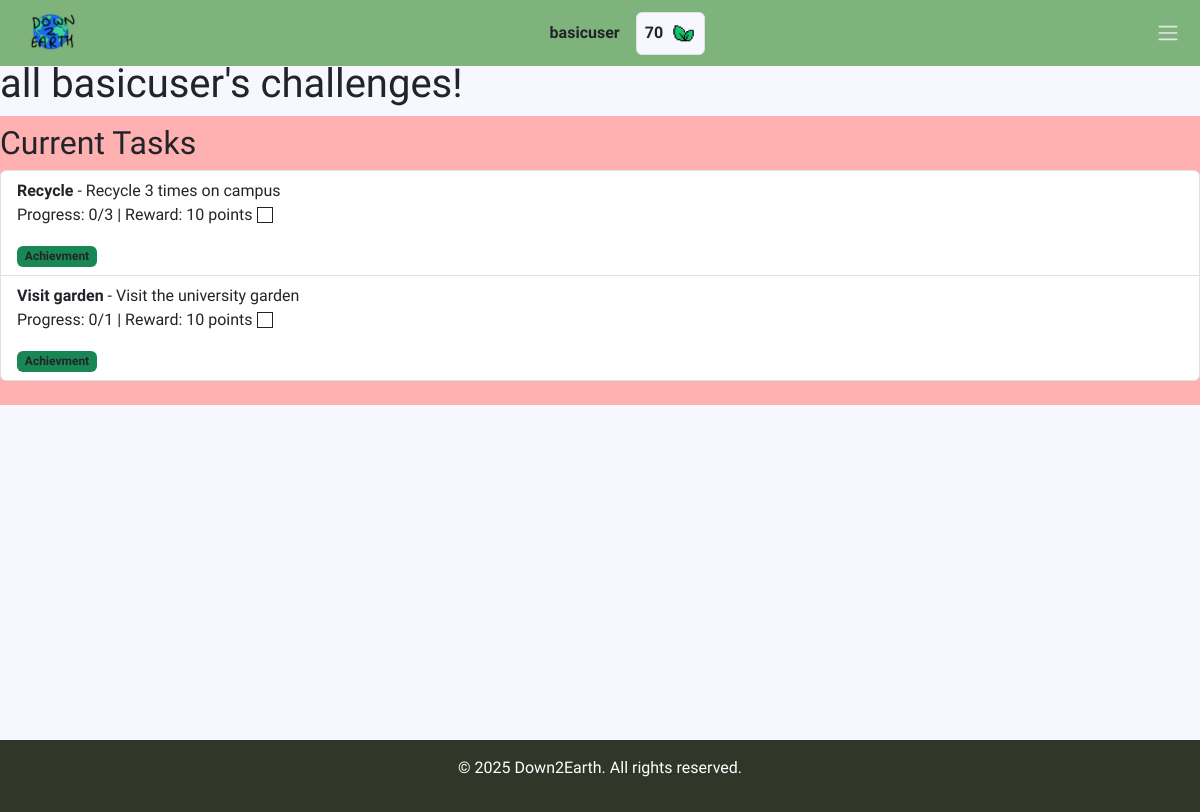
The app's page /allchallenges (signed in), older data.
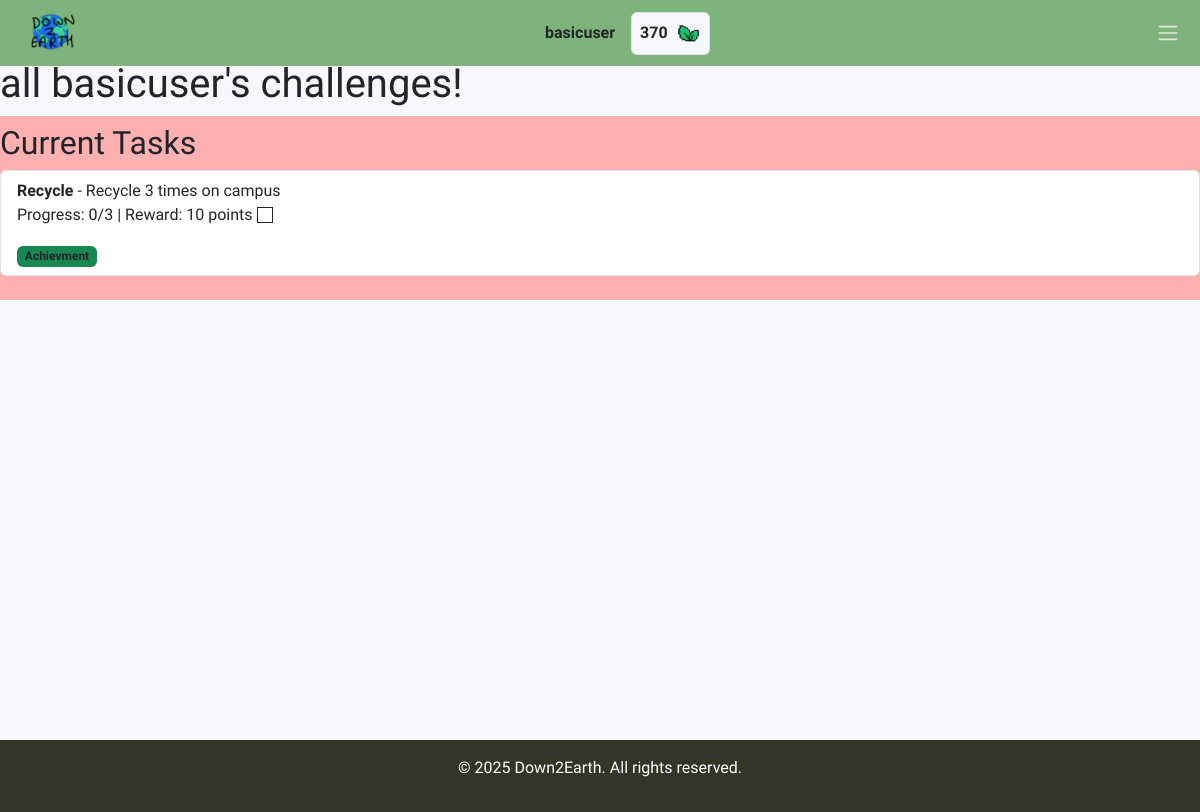
The same page, newer data.
### user_management/models.py (models this page shows, shortened)
class CustomUser(AbstractUser):
    email = models.EmailField(null=False, blank=False)
    owned_plants = models.ManyToManyField("garden.Plant", related_name="owners")
    objects = CustomUserManager()

class UserStats(models.Model):
    user = models.OneToOneField(CustomUser, on_delete=models.CASCADE, related_name="stats")
    leaves = models.IntegerField(default=0)
    points = models.IntegerField(default=0)
    class Meta:
        verbose_name = "User Stats"
        verbose_name_plural = "User Stats"

### main/models.py (models this page shows, shortened)
class Challenge(models.Model):
    challengeId = models.AutoField(primary_key=True)  # Primary key for the challenge
    title = models.CharField(max_length=50)  # Title of the challenge
    desc = models.CharField(max_length=500)  # Description of the challenge
    noOfTasks = models.IntegerField()  # Number of tasks in the challenge
    rewardValue = models.IntegerField()  # Reward value for completing the challenge
    qrvalue = models.CharField(max_length=50, default=None, null=True, blank=True)
    QRImage = models.ImageField(upload_to="qr_codes/", default=None, null=True, blank=True)
    isQR = models.BooleanField(default=False)
    repeatable = models.BooleanField(default=False)

### main/views.py (the view, shortened to what this page needs)
# urls.py: path("allchallenges", views.my_challenges, name="allchallenges"),  # All challenges page
def my_challenges(request):
    user_challenge = ChallengeParticipants.objects.filter(username=request.user,status="incomplete")
    isGamekeeper = request.user.groups.filter(name="Game Keepers").exists()
    try:
        allchallenges= Challenge.objects.all()
    except:
        allchallenges = None
    challenge_in_progress = [
        {
            "title": challenge_participant.challengeId.title,
            "desc": challenge_participant.challengeId.desc,
            "rewardValue": challenge_participant.challengeId.rewardValue,
            "progress": challenge_participant.progress,
            "noOfTasks":challenge_participant.challengeId.noOfTasks,
            "status": challenge_participant.status,
            "qrvalue":challenge_participant.challengeId.qrvalue,
            "id": challenge_participant.challengeId.challengeId,
            "isQR": challenge_participant.challengeId.isQR,
            "repeatable": challenge_participant.challengeId.repeatable,
        }
        for challenge_participant in user_challenge
    ]
    return render(request, 'allchallenges.html', {
        'form':challengeForm(),
        'challenge_list': challenge_in_progress, 'isGamekeeper': isGamekeeper, 'allchallenges':allchallenges})

### main/templates/allchallenges.html (shortened to what this page needs)
{% extends 'base.html' %}
{% load auth_extras %}
{% block content %}
{% if user.is_authenticated %}
    <h1> all {{ user.username }}'s challenges!</h1>
{% else %}
    <h1>you are not logged on</h1>
{% endif %}
<div class="row">
  <div class="col-12 col-md-12" style="background-color: rgb(255, 176, 176)">
      <h2 class="mt-2">Current Tasks</h2>
      <ul class="list-group">
          {% for item in challenge_list %}
          <li class="list-group-item">
              <div>
                <strong>{{ item.title }}</strong> - {{ item.desc }}
                <p>Progress: {{ item.progress }}/{{ item.noOfTasks }} | Reward: {{ item.rewardValue }} points
                {% if item.isQR %}
                        <button class="form-check-input border border-dark" qr="{{item.qrvalue}}" id="button-{{item.id}}" onclick="startScanner({{item.id}})">
                        </button> </p>
                        <span class="badge bg-warning text-dark">QR Required</span>
                        <div id="reader-{{item.id}}-reader" style="width: 100%; max-width: 400px; margin: auto;"></div>
                {% else %}
                  <button class="remove-button form-check-input border border-dark"
                          qr="{{ item.qrvalue }}"
                          progress="{{ item.progress }}"
                          data-tasks="{{ item.noOfTasks }}"
                          data-id="{{ item.id }}"
                          data-points="{{ item.rewardValue }}">
                  </button> </p>
                  {% endif %}
                  {% if item.repeatable is False %}
                        <span class="badge bg-success text-dark">Achievment</span>
                {% endif %}
              </div>
          </li>
          {% empty %}
          <p>No challenges left</p>
          {% endfor %}
      </ul>
      <br>
  </div>
</div>
{% endblock %}

### main/templates/base.html (shortened to what this page needs)
<!DOCTYPE html>
<html lang="en">
<head>
    <link href="https://cdn.jsdelivr.net/npm/bootstrap@5.3.3/dist/css/bootstrap.min.css"
          rel="stylesheet"
>
    {% load static %}
</head>
<body class="d-flex flex-column min-vh-100">
  <nav class="navbar navbar-light fixed-top navbar-overlay">
    <div class="container-fluid">
      <a class="navbar-brand" href="/">
        <img src="{% static 'icons/logo.png' %}" alt="site icon">
      </a>
      <div class="d-flex align-items-center">
        {% if user.is_authenticated %}
          <p class="mb-0 me-3 fw-bold">{{ user.username }}</p>
          <div class="d-flex align-items-center border rounded p-2" style="background-color: #F7F7FF;">
            <p class="mb-0 fw-bold">{{ user.stats.leaves }}</p>
            <img src="{% static 'icons/leaf.png' %}" height="25px" class="ms-2" alt="leaf icon">
          </div>
        {% endif %}
      </div>
      <div class="nav-item dropdown me-1">
        <a class="nav-link d-flex align-items-center" href="#" id="navbarDropdown" role="button"
           data-bs-toggle="dropdown" aria-expanded="false">
          <span class="navbar-toggler-icon"></span>
        </a>
      </div>
    </div>
  </nav>
  <div class="content">
    {% block content %}
    {% endblock %}
  </div>
  <footer class="footer text-white text-center py-3" style="background-color: #313628;">
    <div class="container">
      <p>&copy; <script>document.write(new Date().getFullYear());</script> Down2Earth. All rights reserved.</p>
    </div>
  </footer>
</body>
</html>

Row changes from the older to the newer data that the page shows:
no longer on this page (row unchanged): Challenge: title "Visit garden", desc "Visit the university garden", progress "0", noOfTasks "1", rewardValue "10"
changed CustomUser "basicuser": stats.leaves "70" → "370"
